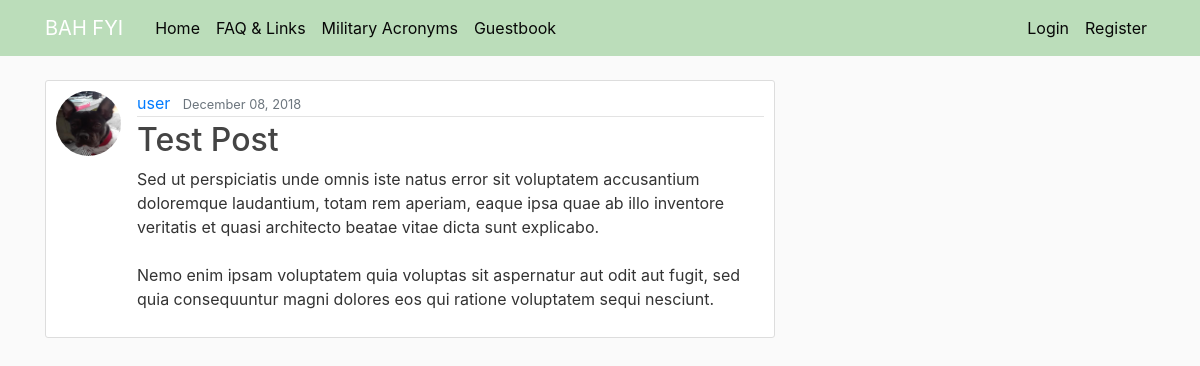
/post/50/, run on the app's committed database.
### blog/models.py (models this page shows, shortened)
class Post(models.Model):
	title = models.CharField(max_length=100)
	content = models.TextField()
	date_posted = models.DateTimeField(default=timezone.now)
	author = models.ForeignKey(User, on_delete=models.CASCADE)

### users/models.py (models this page shows, shortened)
class Profile(models.Model):
    user = models.OneToOneField(User, on_delete=models.CASCADE)
    image = models.ImageField(default='default.jpg', upload_to='profile_pics')

### blog/views.py (the view)
# urls.py: path('post/<int:pk>/', PostDetailView.as_view(), name='post-detail'),
class PostDetailView(DetailView):
    model = Post

### blog/Templates/Blog/post_detail.html (shortened to what this page needs)
{% extends "blog/base.html" %}
{% block content %}
  <article class="media content-section">
    <img class="rounded-circle article-img" src="{{ object.author.profile.image.url }}">
    <div class="media-body">
      <div class="article-metadata">
        <a class="mr-2" href="#">{{ object.author }}</a>
        <small class="text-muted">{{ object.date_posted|date:"F d, Y" }}</small>
      </div>
      <h2 class="article-title">{{ object.title }}</h2>
      <p class="article-content">{{ object.content }}</p>
    </div>
  </article>
{% endblock content %}

### blog/static/blog/main.css (style rules this page uses)
body { background: #fafafa; color: #333333; margin-top: 5rem; }
h1, h2, h3, h4, h5, h6 { color: #444444; }
.content-section { background: #ffffff; padding: 10px 10px; border: 1px solid #dddddd; border-radius: 3px; margin-bottom: 20px; }
.article-title { color: #444444; }
.article-content { white-space: pre-line; }
.article-img { height: 65px; width: 65px; margin-right: 16px; }
.article-metadata { padding-bottom: 1px; margin-bottom: 4px; border-bottom: 1px solid #e3e3e3 }

### data on the page
Post: author.profile.image (picture), author "user", date_posted "December 08, 2018", title "Test Post", content "Sed ut perspiciatis unde omnis iste natus error sit voluptatem accusantium doloremque laudantium, totam rem aperiam, eaque ipsa quae ab illo inventore veritatis et quasi architecto beatae vitae dicta sunt explicabo. Nemo enim ipsam voluptatem quia voluptas sit aspernatur aut odit aut fugit, sed quia consequuntur magni dolores eos qui ratione voluptatem sequi nesciunt."
